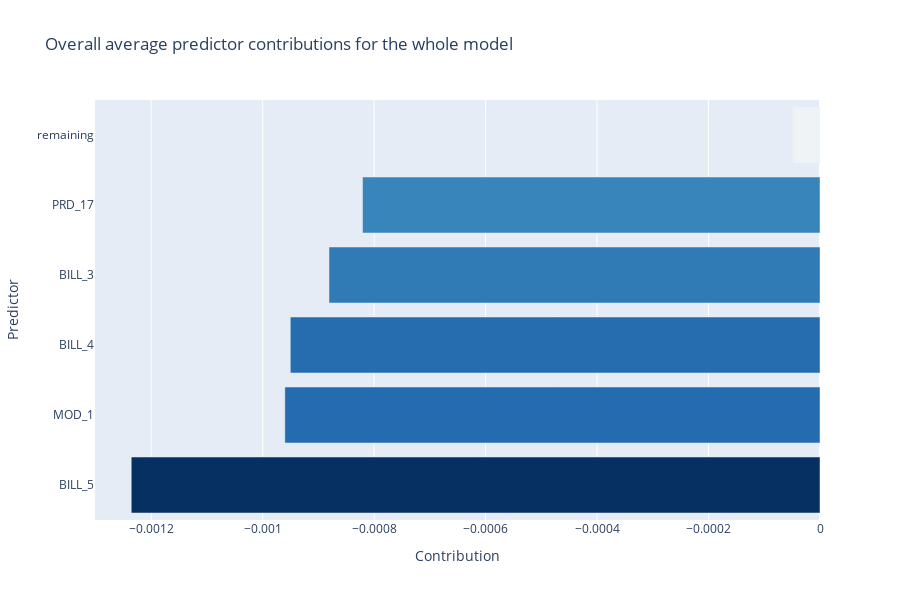
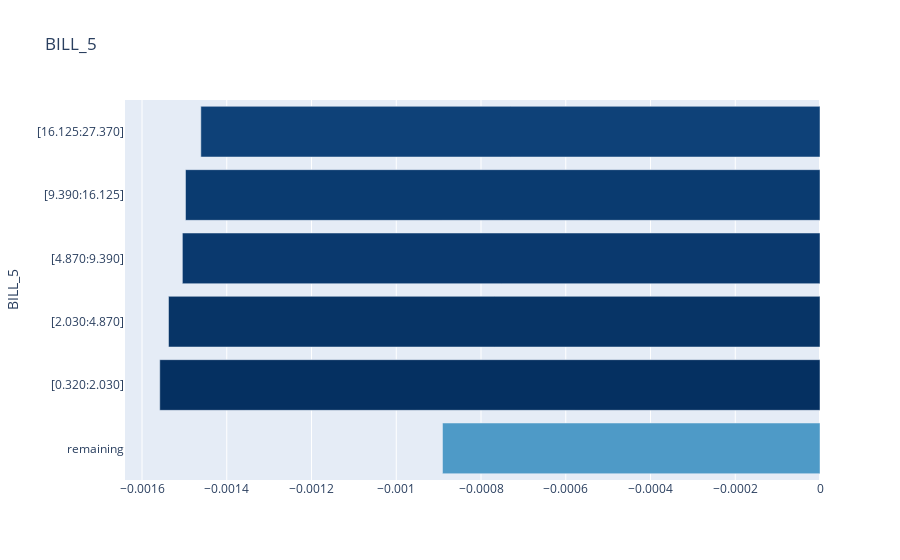
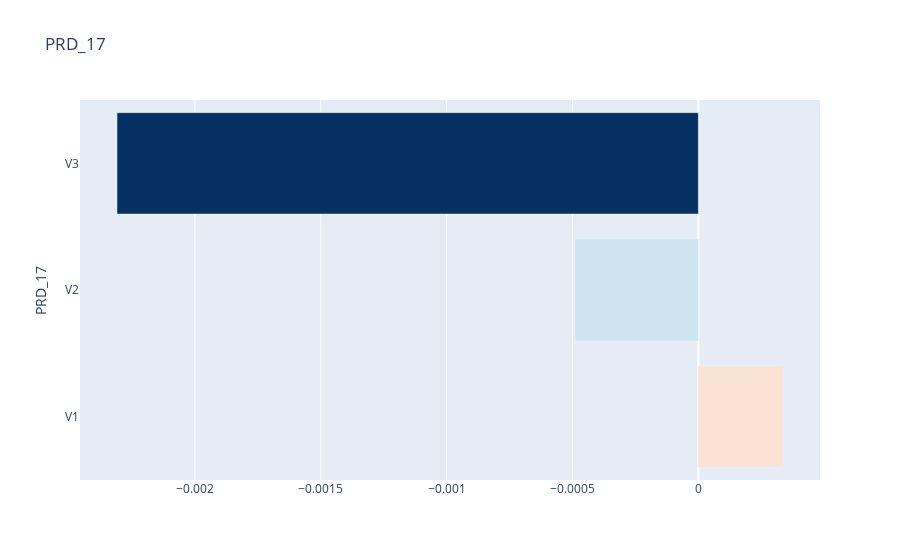
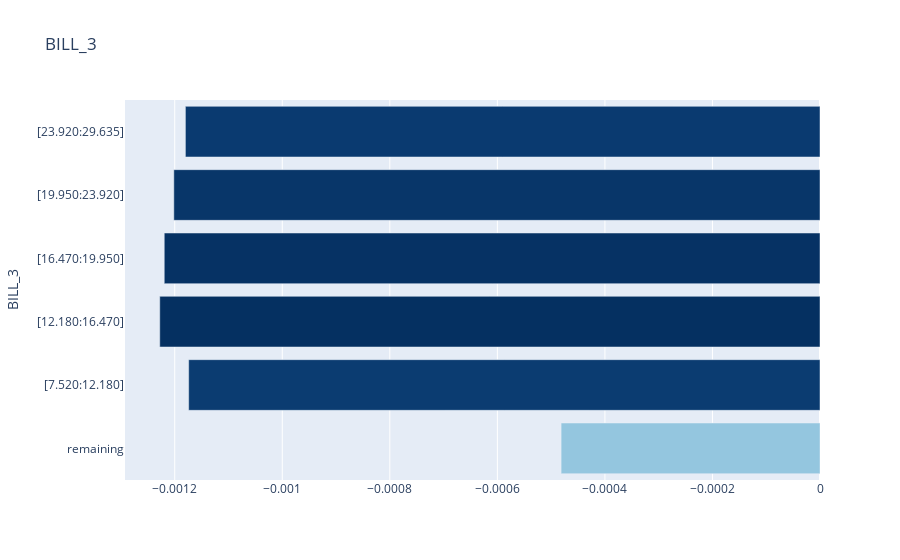

These figures' notebook cell, in order:
### Markdown cell above
Note that the number of top predictors and top values can be changed by passing different values for the `top_n` and `top_k` parameters, respectively.

Additionally, if you are interested seeing the least contribution predictors, the `descending` parameter can be set to `False`. This will plot the least contributing predictors instead of the most contributing ones.

### Code cell
plots = explorer.plot_contributions(top_n = 5, top_k = 5)

### Figure 1 — Plotly figure (JSON) as saved in the notebook; plotly's stock layout.template omitted (floating-point values rounded to 4 significant figures)
{"data": [{"marker": {"cmid": 0, "color": [-0.001236, -0.0009602, -0.0009504, -0.000881, -0.0008208, -4.908e-05], "colorscale": [[0, "rgb(5,48,97)"], [0.1, "rgb(33,102,172)"], [0.2, "rgb(67,147,195)"], [0.3, "rgb(146,197,222)"], [0.4, "rgb(209,229,240)"], [0.5, "rgb(247,247,247)"], [0.6, "rgb(253,219,199)"], [0.7, "rgb(244,165,130)"], [0.8, "rgb(214,96,77)"], [0.9, "rgb(178,24,43)"], [1, "rgb(103,0,31)"]]}, "orientation": "h", "type": "bar", "x": [-0.001236, -0.0009602, -0.0009504, -0.000881, -0.0008208, -4.908e-05], "y": ["BILL_5", "MOD_1", "BILL_4", "BILL_3", "PRD_17", "remaining"]}], "layout": {"height": 600, "title": {"text": "Overall average predictor contributions for the whole model"}, "xaxis": {"title": {"text": "Contribution"}}, "yaxis": {"title": {"text": "Predictor"}}}}

### Figure 2 — Plotly figure (JSON) as saved in the notebook; plotly's stock layout.template omitted (floating-point values rounded to 4 significant figures)
{"data": [{"marker": {"cmid": 0, "color": [-0.0008909, -0.001558, -0.001537, -0.001505, -0.001497, -0.001461], "colorscale": [[0, "rgb(5,48,97)"], [0.1, "rgb(33,102,172)"], [0.2, "rgb(67,147,195)"], [0.3, "rgb(146,197,222)"], [0.4, "rgb(209,229,240)"], [0.5, "rgb(247,247,247)"], [0.6, "rgb(253,219,199)"], [0.7, "rgb(244,165,130)"], [0.8, "rgb(214,96,77)"], [0.9, "rgb(178,24,43)"], [1, "rgb(103,0,31)"]]}, "orientation": "h", "type": "bar", "x": [-0.0008909, -0.001558, -0.001537, -0.001505, -0.001497, -0.001461], "y": ["remaining", "[0.320:2.030]", "[2.030:4.870]", "[4.870:9.390]", "[9.390:16.125]", "[16.125:27.370]"]}], "layout": {"title": {"text": "BILL_5"}, "yaxis": {"title": {"text": "BILL_5"}}}}

### Figure 3 — Plotly figure (JSON) as saved in the notebook; plotly's stock layout.template omitted (floating-point values rounded to 4 significant figures)
{"data": [{"marker": {"cmid": 0, "color": [0.0003363, -0.0004891, -0.00231], "colorscale": [[0, "rgb(5,48,97)"], [0.1, "rgb(33,102,172)"], [0.2, "rgb(67,147,195)"], [0.3, "rgb(146,197,222)"], [0.4, "rgb(209,229,240)"], [0.5, "rgb(247,247,247)"], [0.6, "rgb(253,219,199)"], [0.7, "rgb(244,165,130)"], [0.8, "rgb(214,96,77)"], [0.9, "rgb(178,24,43)"], [1, "rgb(103,0,31)"]]}, "orientation": "h", "type": "bar", "x": [0.0003363, -0.0004891, -0.00231], "y": ["V1", "V2", "V3"]}], "layout": {"title": {"text": "PRD_17"}, "yaxis": {"title": {"text": "PRD_17"}}}}

### Figure 4 — Plotly figure (JSON) as saved in the notebook; plotly's stock layout.template omitted (floating-point values rounded to 4 significant figures)
{"data": [{"marker": {"cmid": 0, "color": [-0.0004814, -0.001174, -0.001228, -0.001219, -0.001202, -0.00118], "colorscale": [[0, "rgb(5,48,97)"], [0.1, "rgb(33,102,172)"], [0.2, "rgb(67,147,195)"], [0.3, "rgb(146,197,222)"], [0.4, "rgb(209,229,240)"], [0.5, "rgb(247,247,247)"], [0.6, "rgb(253,219,199)"], [0.7, "rgb(244,165,130)"], [0.8, "rgb(214,96,77)"], [0.9, "rgb(178,24,43)"], [1, "rgb(103,0,31)"]]}, "orientation": "h", "type": "bar", "x": [-0.0004814, -0.001174, -0.001228, -0.001219, -0.001202, -0.00118], "y": ["remaining", "[7.520:12.180]", "[12.180:16.470]", "[16.470:19.950]", "[19.950:23.920]", "[23.920:29.635]"]}], "layout": {"title": {"text": "BILL_3"}, "yaxis": {"title": {"text": "BILL_3"}}}}
